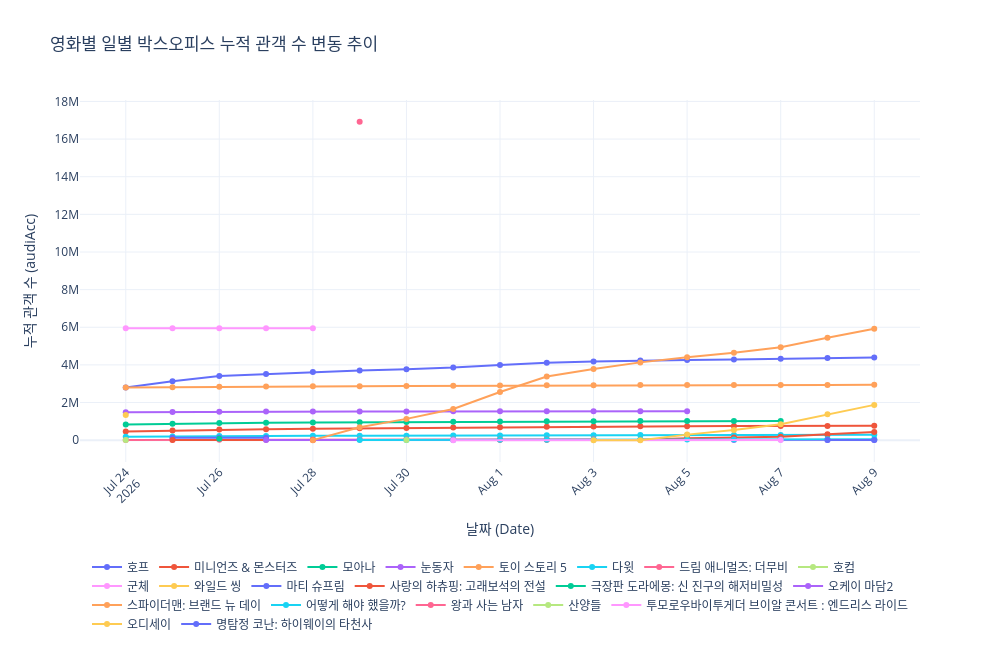

Notebook code cell kept with this figure:
### Markdown cell above
## 기간에 따른 누적 관객 수 변화

### Code cell
draw_lineChart(movie_df, 'audiAcc', '영화별 일별 박스오피스 누적 관객 수 변동 추이', '누적 관객 수')

### Figure 1 — Plotly figure (JSON) as saved in the notebook; plotly's stock layout.template omitted (floating-point values rounded to 4 significant figures)
{"data": [{"customdata": [["호프"], ["호프"], ["호프"], ["호프"], ["호프"], ["호프"], ["호프"], ["호프"], ["호프"], ["호프"], ["호프"], ["호프"], ["호프"], ["호프"], ["호프"], ["호프"], ["호프"]], "hovertemplate": "movieNm=%{customdata[0]}<br>b_date=%{x}<br>audiAcc=%{y}<extra></extra>", "legendgroup": "호프", "line": {"color": "#636efa", "dash": "solid"}, "marker": {"symbol": "circle"}, "mode": "lines+markers", "name": "호프", "orientation": "v", "showlegend": true, "type": "scatter", "x": ["2026-07-24", "2026-07-25", "2026-07-26", "2026-07-27", "2026-07-28", "2026-07-29", "2026-07-30", "2026-07-31", "2026-08-01", "2026-08-02", "2026-08-03", "2026-08-04", "2026-08-05", "2026-08-06", "2026-08-07", "2026-08-08", "2026-08-09"], "xaxis": "x", "y": [2802235, 3129800, 3415670, 3519073, 3619220, 3707112, 3774735, 3856231, 3992648, 4110545, 4174472, 4235706, 4265776, 4292976, 4323771, 4361541, 4393885], "yaxis": "y"}, {"customdata": [["미니언즈 & 몬스터즈"], ["미니언즈 & 몬스터즈"], ["미니언즈 & 몬스터즈"], ["미니언즈 & 몬스터즈"], ["미니언즈 & 몬스터즈"], ["미니언즈 & 몬스터즈"], ["미니언즈 & 몬스터즈"], ["미니언즈 & 몬스터즈"], ["미니언즈 & 몬스터즈"], ["미니언즈 & 몬스터즈"], ["미니언즈 & 몬스터즈"], ["미니언즈 & 몬스터즈"], ["미니언즈 & 몬스터즈"], ["미니언즈 & 몬스터즈"], ["미니언즈 & 몬스터즈"], ["미니언즈 & 몬스터즈"], ["미니언즈 & 몬스터즈"]], "hovertemplate": "movieNm=%{customdata[0]}<br>b_date=%{x}<br>audiAcc=%{y}<extra></extra>", "legendgroup": "미니언즈 & 몬스터즈", "line": {"color": "#EF553B", "dash": "solid"}, "marker": {"symbol": "circle"}, "mode": "lines+markers", "name": "미니언즈 & 몬스터즈", "orientation": "v", "showlegend": true, "type": "scatter", "x": ["2026-07-24", "2026-07-25", "2026-07-26", "2026-07-27", "2026-07-28", "2026-07-29", "2026-07-30", "2026-07-31", "2026-08-01", "2026-08-02", "2026-08-03", "2026-08-04", "2026-08-05", "2026-08-06", "2026-08-07", "2026-08-08", "2026-08-09"], "xaxis": "x", "y": [465005, 514517, 562962, 584363, 606430, 628085, 648695, 668737, 690910, 713940, 726394, 738731, 744043, 748689, 753211, 758281, 763307], "yaxis": "y"}, {"customdata": [["모아나"], ["모아나"], ["모아나"], ["모아나"], ["모아나"], ["모아나"], ["모아나"], ["모아나"], ["모아나"], ["모아나"], ["모아나"], ["모아나"], ["모아나"], ["모아나"], ["모아나"]], "hovertemplate": "movieNm=%{customdata[0]}<br>b_date=%{x}<br>audiAcc=%{y}<extra></extra>", "legendgroup": "모아나", "line": {"color": "#00cc96", "dash": "solid"}, "marker": {"symbol": "circle"}, "mode": "lines+markers", "name": "모아나", "orientation": "v", "showlegend": true, "type": "scatter", "x": ["2026-07-24", "2026-07-25", "2026-07-26", "2026-07-27", "2026-07-28", "2026-07-29", "2026-07-30", "2026-07-31", "2026-08-01", "2026-08-02", "2026-08-03", "2026-08-04", "2026-08-05", "2026-08-06", "2026-08-07"], "xaxis": "x", "y": [838276, 874433, 909235, 924284, 939841, 950943, 962825, 974455, 987184, 999947, 1006933, 1013797, 1016122, 1017658, 1019228], "yaxis": "y"}, {"customdata": [["눈동자"], ["눈동자"], ["눈동자"], ["눈동자"], ["눈동자"], ["눈동자"], ["눈동자"], ["눈동자"], ["눈동자"], ["눈동자"], ["눈동자"], ["눈동자"], ["눈동자"]], "hovertemplate": "movieNm=%{customdata[0]}<br>b_date=%{x}<br>audiAcc=%{y}<extra></extra>", "legendgroup": "눈동자", "line": {"color": "#ab63fa", "dash": "solid"}, "marker": {"symbol": "circle"}, "mode": "lines+markers", "name": "눈동자", "orientation": "v", "showlegend": true, "type": "scatter", "x": ["2026-07-24", "2026-07-25", "2026-07-26", "2026-07-27", "2026-07-28", "2026-07-29", "2026-07-30", "2026-07-31", "2026-08-01", "2026-08-02", "2026-08-03", "2026-08-04", "2026-08-05"], "xaxis": "x", "y": [1484006, 1498540, 1511614, 1518312, 1524845, 1527333, 1530013, 1532388, 1535034, 1537375, 1538864, 1540233, 1540572], "yaxis": "y"}, {"customdata": [["토이 스토리 5"], ["토이 스토리 5"], ["토이 스토리 5"], ["토이 스토리 5"], ["토이 스토리 5"], ["토이 스토리 5"], ["토이 스토리 5"], ["토이 스토리 5"], ["토이 스토리 5"], ["토이 스토리 5"], ["토이 스토리 5"], ["토이 스토리 5"], ["토이 스토리 5"], ["토이 스토리 5"], ["토이 스토리 5"], ["토이 스토리 5"], ["토이 스토리 5"]], "hovertemplate": "movieNm=%{customdata[0]}<br>b_date=%{x}<br>audiAcc=%{y}<extra></extra>", "legendgroup": "토이 스토리 5", "line": {"color": "#FFA15A", "dash": "solid"}, "marker": {"symbol": "circle"}, "mode": "lines+markers", "name": "토이 스토리 5", "orientation": "v", "showlegend": true, "type": "scatter", "x": ["2026-07-24", "2026-07-25", "2026-07-26", "2026-07-27", "2026-07-28", "2026-07-29", "2026-07-30", "2026-07-31", "2026-08-01", "2026-08-02", "2026-08-03", "2026-08-04", "2026-08-05", "2026-08-06", "2026-08-07", "2026-08-08", "2026-08-09"], "xaxis": "x", "y": [2792600, 2814632, 2837119, 2848640, 2861138, 2870369, 2880336, 2890716, 2900656, 2912210, 2919664, 2927554, 2930322, 2932987, 2935402, 2937469, 2939376], "yaxis": "y"}, {"customdata": [["다윗"], ["다윗"], ["다윗"], ["다윗"], ["다윗"], ["다윗"], ["다윗"], ["다윗"], ["다윗"], ["다윗"], ["다윗"], ["다윗"], ["다윗"], ["다윗"], ["다윗"], ["다윗"], ["다윗"]], "hovertemplate": "movieNm=%{customdata[0]}<br>b_date=%{x}<br>audiAcc=%{y}<extra></extra>", "legendgroup": "다윗", "line": {"color": "#19d3f3", "dash": "solid"}, "marker": {"symbol": "circle"}, "mode": "lines+markers", "name": "다윗", "orientation": "v", "showlegend": true, "type": "scatter", "x": ["2026-07-24", "2026-07-25", "2026-07-26", "2026-07-27", "2026-07-28", "2026-07-29", "2026-07-30", "2026-07-31", "2026-08-01", "2026-08-02", "2026-08-03", "2026-08-04", "2026-08-05", "2026-08-06", "2026-08-07", "2026-08-08", "2026-08-09"], "xaxis": "x", "y": [179205, 199536, 220351, 225388, 230860, 234529, 238365, 244637, 253432, 263349, 266434, 269493, 270883, 272490, 275161, 281006, 289351], "yaxis": "y"}, {"customdata": [["드림 애니멀즈: 더무비"], ["드림 애니멀즈: 더무비"], ["드림 애니멀즈: 더무비"], ["드림 애니멀즈: 더무비"], ["드림 애니멀즈: 더무비"], ["드림 애니멀즈: 더무비"], ["드림 애니멀즈: 더무비"], ["드림 애니멀즈: 더무비"], ["드림 애니멀즈: 더무비"], ["드림 애니멀즈: 더무비"], ["드림 애니멀즈: 더무비"]], "hovertemplate": "movieNm=%{customdata[0]}<br>b_date=%{x}<br>audiAcc=%{y}<extra></extra>", "legendgroup": "드림 애니멀즈: 더무비", "line": {"color": "#FF6692", "dash": "solid"}, "marker": {"symbol": "circle"}, "mode": "lines+markers", "name": "드림 애니멀즈: 더무비", "orientation": "v", "showlegend": true, "type": "scatter", "x": ["2026-07-24", "2026-07-25", "2026-07-26", "2026-07-27", "2026-07-28", "2026-07-29", "2026-07-30", "2026-07-31", "2026-08-01", "2026-08-02", "2026-08-03"], "xaxis": "x", "y": [12472, 18162, 24404, 28145, 31311, 33833, 37277, 39220, 40585, 41996, 42841], "yaxis": "y"}, {"customdata": [["호컴"]], "hovertemplate": "movieNm=%{customdata[0]}<br>b_date=%{x}<br>audiAcc=%{y}<extra></extra>", "legendgroup": "호컴", "line": {"color": "#B6E880", "dash": "solid"}, "marker": {"symbol": "circle"}, "mode": "lines+markers", "name": "호컴", "orientation": "v", "showlegend": true, "type": "scatter", "x": ["2026-07-24"], "xaxis": "x", "y": [6190], "yaxis": "y"}, {"customdata": [["군체"], ["군체"], ["군체"], ["군체"], ["군체"]], "hovertemplate": "movieNm=%{customdata[0]}<br>b_date=%{x}<br>audiAcc=%{y}<extra></extra>", "legendgroup": "군체", "line": {"color": "#FF97FF", "dash": "solid"}, "marker": {"symbol": "circle"}, "mode": "lines+markers", "name": "군체", "orientation": "v", "showlegend": true, "type": "scatter", "x": ["2026-07-24", "2026-07-25", "2026-07-26", "2026-07-27", "2026-07-28"], "xaxis": "x", "y": [5947386, 5948833, 5949964, 5950776, 5951743], "yaxis": "y"}, {"customdata": [["와일드 씽"]], "hovertemplate": "movieNm=%{customdata[0]}<br>b_date=%{x}<br>audiAcc=%{y}<extra></extra>", "legendgroup": "와일드 씽", "line": {"color": "#FECB52", "dash": "solid"}, "marker": {"symbol": "circle"}, "mode": "lines+markers", "name": "와일드 씽", "orientation": "v", "showlegend": true, "type": "scatter", "x": ["2026-07-24"], "xaxis": "x", "y": [1344043], "yaxis": "y"}, {"customdata": [["마티 슈프림"], ["마티 슈프림"], ["마티 슈프림"]], "hovertemplate": "movieNm=%{customdata[0]}<br>b_date=%{x}<br>audiAcc=%{y}<extra></extra>", "legendgroup": "마티 슈프림", "line": {"color": "#636efa", "dash": "solid"}, "marker": {"symbol": "circle"}, "mode": "lines+markers", "name": "마티 슈프림", "orientation": "v", "showlegend": true, "type": "scatter", "x": ["2026-07-25", "2026-07-26", "2026-07-27"], "xaxis": "x", "y": [123430, 125307, 126011], "yaxis": "y"}, {"customdata": [["사랑의 하츄핑: 고래보석의 전설"], ["사랑의 하츄핑: 고래보석의 전설"], ["사랑의 하츄핑: 고래보석의 전설"], ["사랑의 하츄핑: 고래보석의 전설"], ["사랑의 하츄핑: 고래보석의 전설"], ["사랑의 하츄핑: 고래보석의 전설"], ["사랑의 하츄핑: 고래보석의 전설"], ["사랑의 하츄핑: 고래보석의 전설"], ["사랑의 하츄핑: 고래보석의 전설"], ["사랑의 하츄핑: 고래보석의 전설"]], "hovertemplate": "movieNm=%{customdata[0]}<br>b_date=%{x}<br>audiAcc=%{y}<extra></extra>", "legendgroup": "사랑의 하츄핑: 고래보석의 전설", "line": {"color": "#EF553B", "dash": "solid"}, "marker": {"symbol": "circle"}, "mode": "lines+markers", "name": "사랑의 하츄핑: 고래보석의 전설", "orientation": "v", "showlegend": true, "type": "scatter", "x": ["2026-07-25", "2026-07-28", "2026-08-01", "2026-08-02", "2026-08-04", "2026-08-05", "2026-08-06", "2026-08-07", "2026-08-08", "2026-08-09"], "xaxis": "x", "y": [2983, 4951, 16189, 26494, 27410, 100575, 144343, 186032, 310157, 433808], "yaxis": "y"}, {"customdata": [["극장판 도라에몽: 신 진구의 해저비밀성"]], "hovertemplate": "movieNm=%{customdata[0]}<br>b_date=%{x}<br>audiAcc=%{y}<extra></extra>", "legendgroup": "극장판 도라에몽: 신 진구의 해저비밀성", "line": {"color": "#00cc96", "dash": "solid"}, "marker": {"symbol": "circle"}, "mode": "lines+markers", "name": "극장판 도라에몽: 신 진구의 해저비밀성", "orientation": "v", "showlegend": true, "type": "scatter", "x": ["2026-07-26"], "xaxis": "x", "y": [69574], "yaxis": "y"}, {"customdata": [["오케이 마담2"], ["오케이 마담2"], ["오케이 마담2"], ["오케이 마담2"]], "hovertemplate": "movieNm=%{customdata[0]}<br>b_date=%{x}<br>audiAcc=%{y}<extra></extra>", "legendgroup": "오케이 마담2", "line": {"color": "#ab63fa", "dash": "solid"}, "marker": {"symbol": "circle"}, "mode": "lines+markers", "name": "오케이 마담2", "orientation": "v", "showlegend": true, "type": "scatter", "x": ["2026-07-27", "2026-08-06", "2026-08-08", "2026-08-09"], "xaxis": "x", "y": [3241, 7874, 9401, 11783], "yaxis": "y"}, {"customdata": [["스파이더맨: 브랜드 뉴 데이"], ["스파이더맨: 브랜드 뉴 데이"], ["스파이더맨: 브랜드 뉴 데이"], ["스파이더맨: 브랜드 뉴 데이"], ["스파이더맨: 브랜드 뉴 데이"], ["스파이더맨: 브랜드 뉴 데이"], ["스파이더맨: 브랜드 뉴 데이"], ["스파이더맨: 브랜드 뉴 데이"], ["스파이더맨: 브랜드 뉴 데이"], ["스파이더맨: 브랜드 뉴 데이"], ["스파이더맨: 브랜드 뉴 데이"], ["스파이더맨: 브랜드 뉴 데이"], ["스파이더맨: 브랜드 뉴 데이"]], "hovertemplate": "movieNm=%{customdata[0]}<br>b_date=%{x}<br>audiAcc=%{y}<extra></extra>", "legendgroup": "스파이더맨: 브랜드 뉴 데이", "line": {"color": "#FFA15A", "dash": "solid"}, "marker": {"symbol": "circle"}, "mode": "lines+markers", "name": "스파이더맨: 브랜드 뉴 데이", "orientation": "v", "showlegend": true, "type": "scatter", "x": ["2026-07-28", "2026-07-29", "2026-07-30", "2026-07-31", "2026-08-01", "2026-08-02", "2026-08-03", "2026-08-04", "2026-08-05", "2026-08-06", "2026-08-07", "2026-08-08", "2026-08-09"], "xaxis": "x", "y": [1254, 689660, 1131210, 1657276, 2558159, 3384088, 3785868, 4134157, 4409338, 4647402, 4933991, 5447888, 5916423], "yaxis": "y"}, {"customdata": [["어떻게 해야 했을까?"], ["어떻게 해야 했을까?"], ["어떻게 해야 했을까?"], ["어떻게 해야 했을까?"], ["어떻게 해야 했을까?"], ["어떻게 해야 했을까?"], ["어떻게 해야 했을까?"], ["어떻게 해야 했을까?"], ["어떻게 해야 했을까?"], ["어떻게 해야 했을까?"], ["어떻게 해야 했을까?"], ["어떻게 해야 했을까?"]], "hovertemplate": "movieNm=%{customdata[0]}<br>b_date=%{x}<br>audiAcc=%{y}<extra></extra>", "legendgroup": "어떻게 해야 했을까?", "line": {"color": "#19d3f3", "dash": "solid"}, "marker": {"symbol": "circle"}, "mode": "lines+markers", "name": "어떻게 해야 했을까?", "orientation": "v", "showlegend": true, "type": "scatter", "x": ["2026-07-29", "2026-07-30", "2026-07-31", "2026-08-01", "2026-08-02", "2026-08-03", "2026-08-04", "2026-08-05", "2026-08-06", "2026-08-07", "2026-08-08", "2026-08-09"], "xaxis": "x", "y": [4086, 7999, 12350, 18574, 24008, 27155, 30146, 34278, 37698, 41203, 45750, 49728], "yaxis": "y"}, {"customdata": [["왕과 사는 남자"]], "hovertemplate": "movieNm=%{customdata[0]}<br>b_date=%{x}<br>audiAcc=%{y}<extra></extra>", "legendgroup": "왕과 사는 남자", "line": {"color": "#FF6692", "dash": "solid"}, "marker": {"symbol": "circle"}, "mode": "lines+markers", "name": "왕과 사는 남자", "orientation": "v", "showlegend": true, "type": "scatter", "x": ["2026-07-29"], "xaxis": "x", "y": [16916280], "yaxis": "y"}, {"customdata": [["산양들"]], "hovertemplate": "movieNm=%{customdata[0]}<br>b_date=%{x}<br>audiAcc=%{y}<extra></extra>", "legendgroup": "산양들", "line": {"color": "#B6E880", "dash": "solid"}, "marker": {"symbol": "circle"}, "mode": "lines+markers", "name": "산양들", "orientation": "v", "showlegend": true, "type": "scatter", "x": ["2026-07-30"], "xaxis": "x", "y": [2827], "yaxis": "y"}, {"customdata": [["투모로우바이투게더 브이알 콘서트 : 엔드리스 라이드"], ["투모로우바이투게더 브이알 콘서트 : 엔드리스 라이드"]], "hovertemplate": "movieNm=%{customdata[0]}<br>b_date=%{x}<br>audiAcc=%{y}<extra></extra>", "legendgroup": "투모로우바이투게더 브이알 콘서트 : 엔드리스 라이드", "line": {"color": "#FF97FF", "dash": "solid"}, "marker": {"symbol": "circle"}, "mode": "lines+markers", "name": "투모로우바이투게더 브이알 콘서트 : 엔드리스 라이드", "orientation": "v", "showlegend": true, "type": "scatter", "x": ["2026-07-31", "2026-08-07"], "xaxis": "x", "y": [1469, 5528], "yaxis": "y"}, {"customdata": [["오디세이"], ["오디세이"], ["오디세이"], ["오디세이"], ["오디세이"], ["오디세이"], ["오디세이"]], "hovertemplate": "movieNm=%{customdata[0]}<br>b_date=%{x}<br>audiAcc=%{y}<extra></extra>", "legendgroup": "오디세이", "line": {"color": "#FECB52", "dash": "solid"}, "marker": {"symbol": "circle"}, "mode": "lines+markers", "name": "오디세이", "orientation": "v", "showlegend": true, "type": "scatter", "x": ["2026-08-03", "2026-08-04", "2026-08-05", "2026-08-06", "2026-08-07", "2026-08-08", "2026-08-09"], "xaxis": "x", "y": [1302, 2367, 295077, 541297, 851451, 1376787, 1874863], "yaxis": "y"}, {"customdata": [["명탐정 코난: 하이웨이의 타천사"], ["명탐정 코난: 하이웨이의 타천사"]], "hovertemplate": "movieNm=%{customdata[0]}<br>b_date=%{x}<br>audiAcc=%{y}<extra></extra>", "legendgroup": "명탐정 코난: 하이웨이의 타천사", "line": {"color": "#636efa", "dash": "solid"}, "marker": {"symbol": "circle"}, "mode": "lines+markers", "name": "명탐정 코난: 하이웨이의 타천사", "orientation": "v", "showlegend": true, "type": "scatter", "x": ["2026-08-08", "2026-08-09"], "xaxis": "x", "y": [4355, 8828], "yaxis": "y"}], "layout": {"height": 650, "hovermode": "x unified", "legend": {"orientation": "h", "title": {"text": ""}, "tracegroupgap": 0, "x": 0.5, "xanchor": "center", "y": -0.25, "yanchor": "top"}, "margin": {"b": 150}, "title": {"text": "영화별 일별 박스오피스 누적 관객 수 변동 추이"}, "width": 1000, "xaxis": {"anchor": "y", "domain": [0, 1], "tickangle": -45, "title": {"text": "날짜 (Date)"}}, "yaxis": {"anchor": "x", "autorange": true, "domain": [0, 1], "title": {"text": "누적 관객 수 (audiAcc)"}}}}
